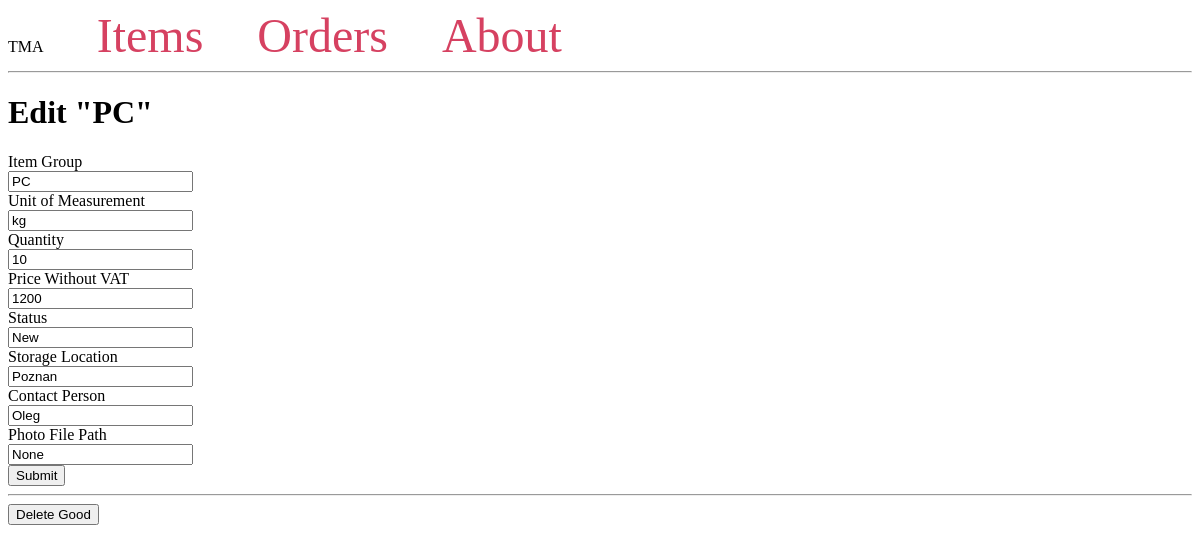
The page /items/edit/6/ on the database its author committed.
### tables this page shows
CREATE TABLE Items (
    ItemID INTEGER PRIMARY KEY,
    ItemGroup VARCHAR(255) NOT NULL,
    UnitOfMeasurement VARCHAR(255) NOT NULL,
    Quantity INTEGER NOT NULL,
    PriceWithoutVAT DECIMAL(10, 2) NOT NULL,
    Status VARCHAR(255) NOT NULL,
    StorageLocation VARCHAR(255),
    ContactPerson TEXT,
    PhotoFilePath VARCHAR(255)
);

### app.py (the view, shortened to what this page needs)
@app.route('/items/edit/<int:id>/', methods=('GET', 'POST'))
def edit_item(id):
    item = get_items(id)
    return render_template('edit_item.html', item=item)

### app.py (called while the page is built)
def get_db_connection():
    conn = sqlite3.connect('db/database.db')
    conn.row_factory = sqlite3.Row
    return conn

def get_items(good_id):
    conn = get_db_connection()
    good = conn.execute('SELECT * FROM Items WHERE ItemID = ?',
                        (good_id,)).fetchone()
    conn.close()
    if good is None:
        abort(404)
    return good

### app/templates/edit_item.html
{% extends 'base.html' %}
{% block content %}
    <h1>{% block title %} Edit "{{ item['ItemGroup'] }}" {% endblock %}</h1>
    <form method="post">
        <label for="ItemGroup">Item Group</label>
        <br>
        <input type="text" name="item_group"
               placeholder="Item group"
               value="{{ request.form['item_group'] or item['ItemGroup'] }}"></input>
        <br>
        <label for="UnitOfMeasurement">Unit of Measurement</label>
        <br>
        <input type="text" name="unit_of_measurement"
               placeholder="Unit of measurement"
               value="{{ request.form['unit_of_measurement'] or item['UnitOfMeasurement'] }}"></input>
        <br>
        <label for="Quantity">Quantity</label>
        <br>
        <input type="number" name="quantity"
               placeholder="Quantity"
               value="{{ request.form['quantity'] or item['Quantity'] }}"></input>
        <br>
        <label for="price_without_vat">Price Without VAT</label>
        <br>
        <input type="text" name="price_without_vat"
               placeholder="PriceWithoutVat"
               value="{{ request.form['price_without_vat'] or item['PriceWithoutVAT'] }}"></input>
        <br>
        <label for="Status">Status</label>
        <br>
        <input type="text" name="status"
               placeholder="Status"
               value="{{ request.form['status'] or item['Status'] }}"></input>
        <br>
        <label for="StorageLocation">Storage Location</label>
        <br>
        <input type="text" name="storage_location"
               placeholder="StorageLocation"
               value="{{ request.form['storage_location'] or item['StorageLocation'] }}"></input>
        <br>
        <label for="ContactPerson">Contact Person</label>
        <br>
        <input type="text" name="contact_person"
               placeholder="ContactPerson"
               value="{{ request.form['contact_person'] or item['ContactPerson'] }}"></input>
        <br>
        <label for="PhotoFilePath">Photo File Path</label>
        <br>
        <input type="text" name="photo_file_path"
               placeholder="Photo file path"
               value="{{ request.form['photo_file_path'] or item['PhotoFilePath'] }}"></input>
        <br>
        <button type="submit">Submit</button>
    </form>
    <hr>
    <form action="{{ url_for('routes.items.delete_item', id=item['ItemID']) }}" method="POST">
        <input type="submit" value="Delete Good" onclick="return confirm('Are you sure you want to delete this good?')">
    </form>
{% endblock %}

### rows shown on the page
Items: ItemGroup "PC", item_group "PC", unit_of_measurement "kg", quantity "10", price_without_vat "1200", status "New", storage_location "Poznan", contact_person "Oleg", photo_file_path "None"
